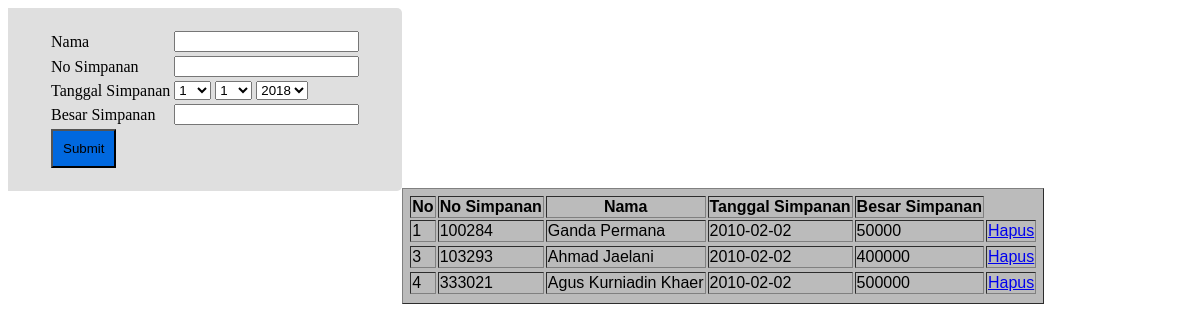
Page /Halaman/InputDataSimpanan.php on the committed database.
### tables this page shows
CREATE TABLE `data_simpanan` (
  `NO` int(11) NOT NULL,
  `No_Simpanan` int(11) NOT NULL,
  `Nama` varchar(225) NOT NULL,
  `Tanggal_Simpanan` date NOT NULL,
  `Besar_Simpanan` bigint(20) NOT NULL
);

### Halaman/InputDataSimpanan.php (the view, shortened to what this page needs)
<html>
<head>
</head>
<link rel="stylesheet" type="text/css" href="../formeditdata.css">
<link rel="stylesheet" type="text/css" href="../style.css">
<body>
    <form action="../Includes/aksidatasimpanan.php" method="post">
        <div id="form">
        <table>
        <tr>
            <td>Nama</td><td><input type="text" class="textbox"name="nama" maxlength="225"/></td>
        </tr>
        <tr>
            <td>No Simpanan</td><td><input type="text" class="textbox"name="no_simpanan" maxlength="11"/></td>
        </tr>
        <tr>
            <td>Tanggal Simpanan</td><td>
            <select name="hari">
            <?php
                for($hari=1;$hari<=31;$hari++){
                    echo "
                    <option value='$hari'>$hari</option>
                    ";
                }
            ?>
            </select>
            <select name="bulan">
            <?php
                for($bulan=1;$bulan<=12;$bulan++){
                    echo "
                    <option value='$bulan'>$bulan</option>
                    ";
                }
            ?>
            </select>
            <select name="tahun">
            <?php
                for($tahun=2018;$tahun<=2025;$tahun++){
                    echo "
                    <option value='$tahun'>$tahun</option>
                    ";
                }
            ?>
            </select>
            </td>
        </tr>
        <tr>
            <td>Besar Simpanan</td><td><input type="text" class="textbox" name="besar"/></td>
        </tr>
        <tr>
            <td colspan="2"><input type="submit" class="button"></input></td>
        </tr>
        </table>
</div>
    </form><br/><br/><br/><br/><br/><br/><br/><br/><br/><br/>
    <table border="1"style="background-color:rgb(187, 187, 187);font-family:arial; padding:5px;">
<tr>
        <th rowspan="2">No</th>
        <th rowspan="2">No Simpanan</th>
        <th rowspan="2">Nama</th>
        <th rowspan="2">Tanggal Simpanan</th>
        <th rowspan="2">Besar Simpanan</th>
</tr>
<tr>
</tr>
<?php
        include("../Includes/Koneksi.php");
        $query=mysqli_query($conn,"SELECT * FROM data_simpanan");
        while ($show=mysqli_fetch_array($query)){
                            echo"
                            <tr>
                            <td>$show[NO]</td>
                            <td>$show[No_Simpanan]</td>
                            <td>$show[Nama]</td>
                            <td>$show[Tanggal_Simpanan]</td>
                            <td>$show[Besar_Simpanan]</td>
                            <td><a href='../Includes/hapusdatasimpanan.php?No_Simpanan=$show[No_Simpanan]'name='hapus'>Hapus</a></td>
                            <tr>
                            ";
        }
?>
</table>
</body>
</html>

### formeditdata.css (style rules this page uses)
#form { font-family:tahoma; padding-left:40px; padding-right:40px; padding-top:20px; padding-bottom:20px; background-color: rgb(223, 223, 223); float:left; border-top-right-radius:5px ; border-bottom-right-radius: 5px; }

### style.css (style rules this page uses)
.button { padding-top : 10px; padding-bottom: 10px ; padding-left: 10px; padding-right: 10px; color: black; background-color: rgb(0, 104, 223); text-decoration: none; }

### rows in the picture
data_simpanan: NO "1", No_Simpanan "100284", Nama "Ganda Permana", Tanggal_Simpanan "2010-02-02", Besar_Simpanan "50000"
data_simpanan: NO "3", No_Simpanan "103293", Nama "Ahmad Jaelani", Tanggal_Simpanan "2010-02-02", Besar_Simpanan "400000"
data_simpanan: NO "4", No_Simpanan "333021", Nama "Agus Kurniadin Khaer", Tanggal_Simpanan "2010-02-02", Besar_Simpanan "500000"

### other values in the picture
form field hari "1"
form field bulan "1"
form field tahun "2018"
